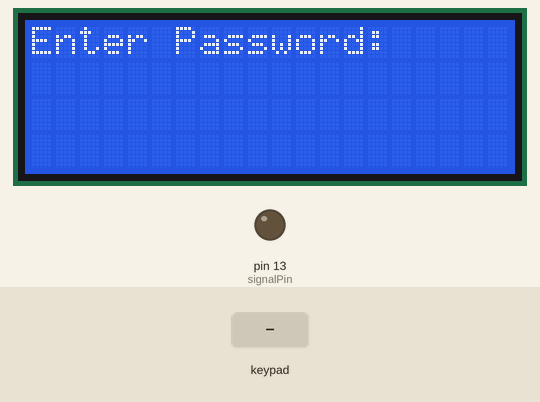
This sketch was run on a simulated Arduino Uno, built with avr-gcc and run on an emulated ATmega328P. On the bench: 20×4 character LCD, output pins drawn as LEDs (lit = HIGH). Inputs (shaded band) come from the test bench.

Above: at 1.2 s.
1.3 s: keypad keys 5 6 7 3 pressed 0.4 s apart
At 3.4 s:
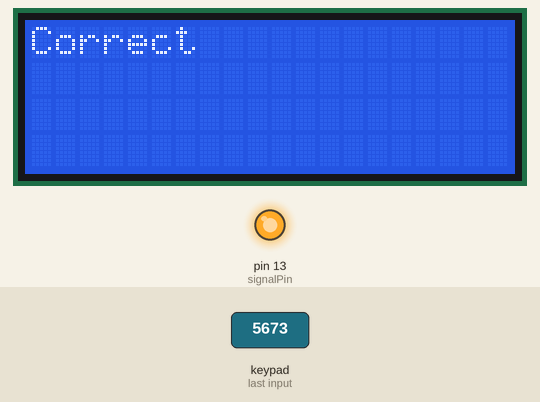
4.4 s: key '*' pressed
7.4 s: keypad keys 5 6 7 3 # pressed 0.4 s apart
At 10.0 s:
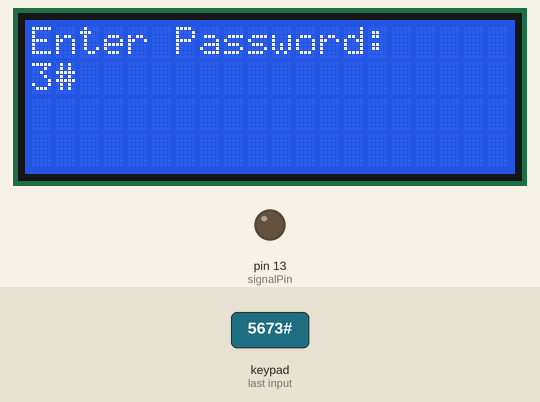
10.9 s: key '#' pressed
At 11.9 s:
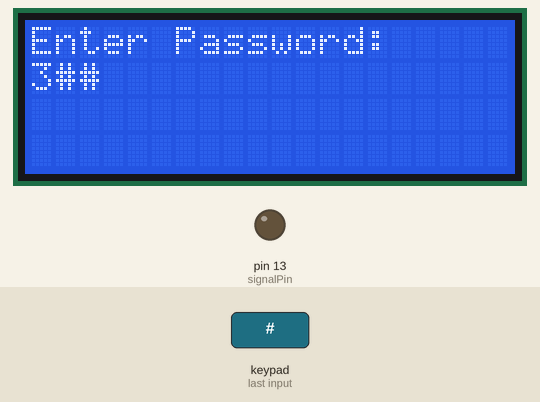
12.4 s: key '1' pressed
At 13.2 s:
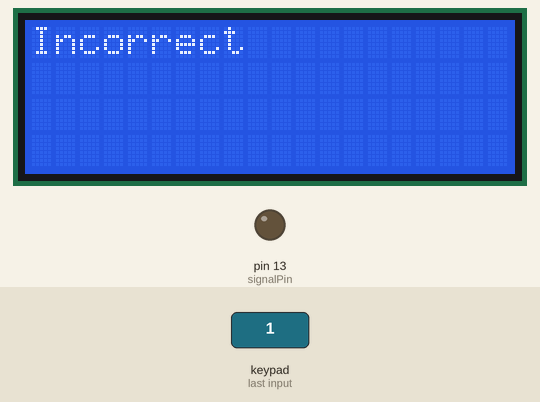
14.9 s: keypad keys 9 8 7 6 A pressed 0.4 s apart
At 17.4 s:
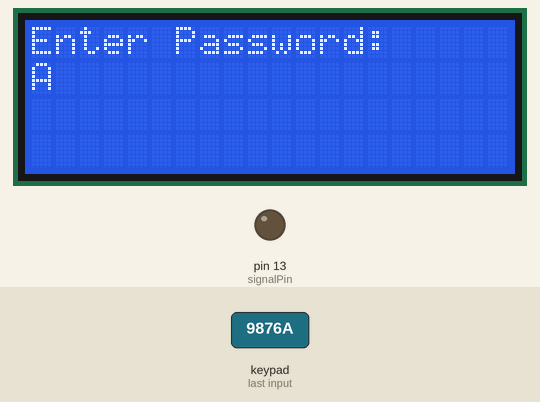
Timing chart, 0 to 18.9 s (numbered marks = the images above; inputs shaded):
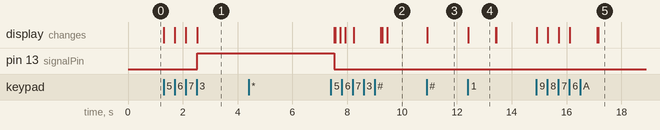

Measured:
- after the input at 1.3 s, pin 13 (signalPin): LOW → HIGH after 1.2 s; the display: first changes at once (image 1 shows a later state)
- after the input at 4.4 s, every drawn part: stays the same
- after the input at 10.9 s, the display: changes at once (image 3)
- after the input at 12.4 s, the display: changes at once (image 4)
- after the input at 14.9 s, the display: first changes at once (image 5 shows a later state)
- what the display in image 4 shows lasts 1.0 s, from 12.4 s to 13.4 s

The sketch:

Keypad_password_LCD.ino
```cpp
#include <Wire.h>
#include <LiquidCrystal_I2C.h>
#include <Keypad.h>

#define Password_Length 5

int signalPin = 13;

char Data[Password_Length];
char Master[Password_Length] = "5673";
byte data_count = 0, master_count = 0;
bool Pass_is_good;
char customKey;

const byte ROWS = 4;
const byte COLS = 4;

char hexaKeys[ROWS][COLS] = {
  {'1', '4', '7', '*'},
  {'2', '5', '8', '0'},
  {'3', '6', '9', '#'},
  {'A', 'B', 'C', 'D'}
};

byte colPins[ROWS] = {9, 8, 7, 6};
byte rowPins[COLS] = {5, 4, 3, 2};

Keypad customKeypad = Keypad(makeKeymap(hexaKeys), rowPins, colPins, ROWS, COLS);

LiquidCrystal_I2C lcd(0x27, 20, 4);

void setup() {
  lcd.init();
  lcd.backlight();
  pinMode(signalPin, OUTPUT);
}

void loop() {

  lcd.setCursor(0, 0);
  lcd.print("Enter Password:");

  customKey = customKeypad.getKey();
  if (customKey) {
    Data[data_count] = customKey;
    lcd.setCursor(data_count, 1);
    lcd.print(Data[data_count]);
    data_count++;
  }

  if (data_count == Password_Length - 1) {
    lcd.clear();

    if (!strcmp(Data, Master)) {
      lcd.print("Correct");
      digitalWrite(signalPin, HIGH);
      delay(5000);
      digitalWrite(signalPin, LOW);
    }
    else {
      lcd.print("Incorrect");
      delay(1000);
    }

    lcd.clear();
    clearData();
  }
}

void clearData() {
  while (data_count != 0) {
    Data[data_count--] = 0;
  }
  return;
}
```
